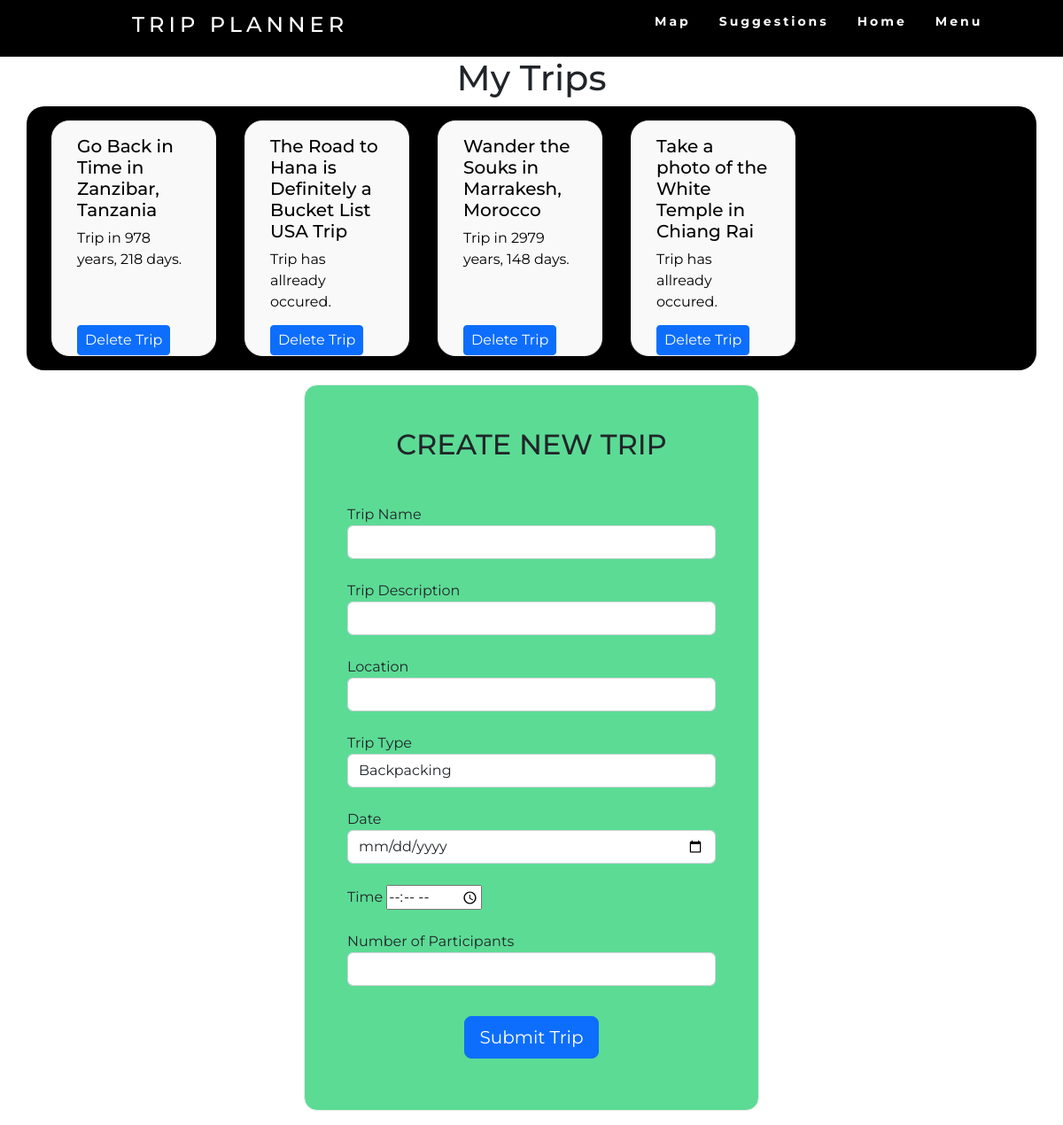
The page /events (signed in) on the database its author committed.
### website/models.py (models this page shows)
class Trip(db.Model):
    id = db.Column(db.String(40), primary_key=True)
    name = db.Column(db.String(50))
    desc = db.Column(db.String(10000))
    trip_type = db.Column(db.Integer)
    date = db.Column(db.DateTime())
    num_people = db.Column(db.Integer)
    user_id = db.Column(db.Integer, db.ForeignKey('user.id'))
    latitude = db.Column(db.Float)
    longitude = db.Column(db.Float)

### website/views.py (the view, shortened to what this page needs)
@views.route('events', methods=['GET', 'POST'])
@login_required
def events():
    continent = request.args.get('continent', "")
    name = request.args.get('name', "")
    description = request.args.get('description', "")
    return render_template("events.html", user=current_user, time_till=time_till.count_time, continent=continent, name=name, description=description)

### website/__init__.py (called while the page is built)
def create_app():
    app = Flask(__name__)
    app.config['SECRET_KEY'] = 'hjshjhdajah'
    app.config['SQLALCHEMY_DATABASE_URI'] = f'sqlite:///{DB_NAME}'
    app.config['SQLALCHEMY_TRACK_MODIFICATIONS'] = False
    db.init_app(app)
    from .views import views
    from .auth import auth
    app.register_blueprint(views, url_prefix='/')
    app.register_blueprint(auth, url_prefix='/')
    from .models import User, Trip
    create_database(app)
    login_manager = LoginManager()
    login_manager.login_view = 'auth.login'
    login_manager.init_app(app)
    @login_manager.user_loader
    def load_user(id):
        return User.query.get(int(id))
    return app

### website/time_till.py (called while the page is built)
def count_time(event_date):
    tz = timezone('EST')
    now_time = datetime.now(tz)
    time_delta = event_date.replace(tzinfo=None) - now_time.replace(tzinfo=None)
    days = time_delta.days
    seconds = time_delta.seconds
    if days == 356:
        string = "Trip in 1 year."
    elif days > 365:
        if days % 365 == 0:
            string = "Trip in {} years".format(days/365)
        else:
            string = "Trip in {} years, {} days.".format(days//365,days%365)
    elif days < 365:
        if days == 0:
            string = "Trip in {} hours.".format(seconds // (60*60))
        elif days > 0:
            string = "Trip in {} days.".format(days)
        else :
            string = "Trip has allready occured."
    return string

### website/templates/events.html (shortened to what this page needs)
<!DOCTYPE html>
<html>
    <head>
        <link href="https://cdn.jsdelivr.net/npm/bootstrap@5.2.1/dist/css/bootstrap.min.css" rel="stylesheet">
        <link rel="stylesheet" href="https://cdn.jsdelivr.net/npm/bootstrap-icons@1.9.1/font/bootstrap-icons.css">
        <link rel="stylesheet" href="../static/css/events.css">
        <link rel="stylesheet" href="../static/css/navbar.css">
        <link rel="stylesheet" href="https://cdn.jsdelivr.net/npm/@fortawesome/fontawesome-free@6.1.2/css/fontawesome.min.css">
    </head>
    <body>
        <nav>
            <div class="navheading">
                <h4>Trip Planner</h4>
            </div>
            <ul class="nav-links">
                <li><a href="/map">Map</a></li>
                <li><a href="suggestions">Suggestions</a></li>
                <li><a href="/">Home</a></li>
                <li><a href="/menu">Menu</a></li>
            </ul>
        </nav>
        {% if user.trip %}
        <h1 align="center">My Trips</h1>
        <div class="container" style="margin: auto; background-color: black; border-radius: 20px">
            <div class="  row mx-auto" >
                {% for trip in user.trip %}
                <div style="position: relative;" class="card col-lg-2 col-sm-12">
                    <a href="/trip-summary/{{trip.id}}" class="button">
                    <div class="card-body">
                        <div style="margin-bottom: 2rem;">
                            <h5 id="{{trip.id}}" class="link card-title" >{{trip.name}}</h5>
                            <p class="card-text">{{time_till(trip.date)}}</p>
                        </div>
                        <div style="position: absolute; bottom: 0; text-align: center;">
                            <button  type="button" class="btn btn-primary btn-block btn-sm close" onClick="deleteTrip({{trip.id}})">
                                <span style="font-size: 1rem;" aria-hidden="true">Delete Trip</span>
                            </button>
                        </div>
                    </div>
                    </a>
                </div>
                {% endfor %}
                </div>
            </div>
        {% endif %}
        <div class="mask d-flex align-items-center h-100">
            <div class="container h-100">
            <div class="row d-flex justify-content-center align-items-center h-100">
                <div class="col-12 col-md-9 col-lg-7 col-xl-6">
                <div class="card" style="border-radius: 15px; background-color: #5cdb95">
                    <div class="card-body p-5">
                    <h2 class="text-uppercase text-center mb-5">Create New Trip</h2>
                    <form method="POST">
                        <div class="form-outline mb-4">
                        <label for="name">Trip Name</label>
                        <input type="name" class="form-control" id="name" name="name" value="{{name}}"/>
                        </div>
                        <div class="form-outline mb-4">
                        <label for="desc">Trip Description</label>
                        <input type="Description" class="form-control" id="desc" name="desc" value="{{description}}"/>
                        </div>
                        <div class="form-group mb-4">
                            <label for="location_name">Location</label>
                            <input type="location_name" class="form-control" id="location_name" name="location_name" value="{{name}}"/>
                        </div>
                        <div class="form-group mb-4">
                            <label for="tripType">Trip Type</label>
                            <select class="form-control" id="tripType" name="tripType" onchange='CheckTripType(this.value);'>
                                <option value="1">Backpacking</option>
                            </select>
                        </div>
                        <div class="form-group mb-4">
                            <label for="tripdate">Date</label>
                            <input type="date" id="tripDate" name="tripDate" class="form-control" >
                        </div>
                        <div class="form-group mb-4">
                            <label for="tripTime">Time</label>
                            <input type="time" id="tripTime" name="tripTime">
                        </div>
                        <div class="form-outline mb-4">
                        <label for="num_people">Number of Participants</label>
                        <input type="number" class="form-control" id="num_people" name="num_people" min="1" max="1000"/>
                        </div>
                        <div class="d-flex justify-content-center">
                        <button name="submit_button" value="create trip" type="submit" class="btn btn-primary btn-block btn-lg" style="margin: 10px 0">Submit Trip</button>
                        </div>
                    </form>
                    </div>
                </div>
                </div>
            </div>
            </div>
        </div>
    </body>
</html>

### website/static/css/events.css (style rules this page uses)
body { font-family: "Montserrat"; }
.card { margin: 1rem; border-radius: 20px; background-color: rgb(249, 249, 249); border-color: rgb(237, 237, 237); }
a.button { -webkit-appearance: button; -moz-appearance: button; appearance: button; text-decoration: none; color: initial; }

### website/static/css/navbar.css (style rules this page uses)
nav { display: flex; justify-content: space-around; align-items: center; min-height: 8vh; background-color: black; font-family: "Montserrat", sans-serif; }
.nav-links { display: flex; justify-content: space-around; width: 30%; }
.nav-links li { list-style: none; }
.navheading { color: white; text-transform: uppercase; letter-spacing: 5px; font-size: 20px; }
.nav-links a { color: white; text-decoration: none; letter-spacing: 3px; font-weight: bold; font-size: 14px; padding: 14px 16px; }

### rows shown on the page
Trip: name "Go Back in Time in Zanzibar, Tanzania", date "Trip in 978 years, 218 days."
Trip: name "The Road to Hana is Definitely a Bucket List USA Trip", date "Trip has allready occured."
Trip: name "Wander the Souks in Marrakesh, Morocco", date "Trip in 2979 years, 148 days."
Trip: name "Take a photo of the White Temple in Chiang Rai", date "Trip has allready occured."
